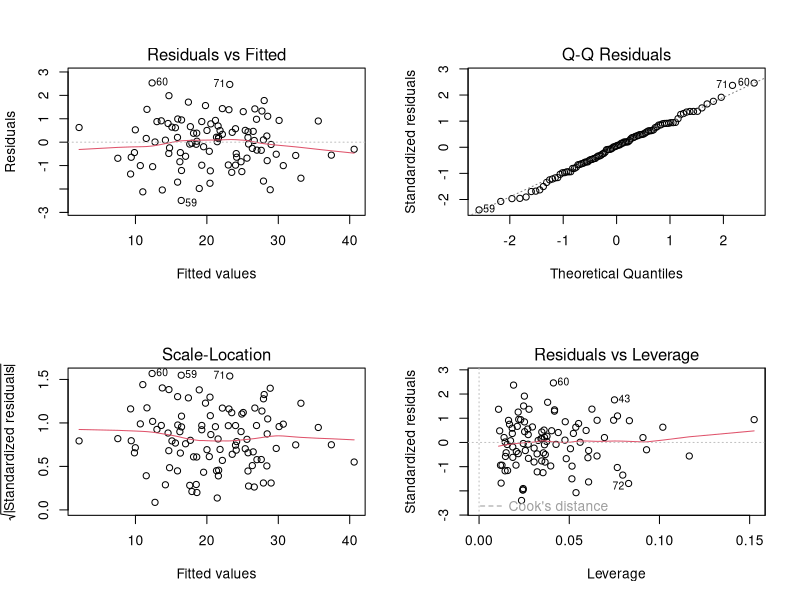

Write R code to recreate this figure.
# Set seed for reproducibility
set.seed(123)

# Number of observations (samples)
n <- 100  

# Number of predictor variables
p <- 3    

# Generate independent variables (X)
X <- matrix(rnorm(n * p, mean = 5, sd = 2), n, p)  # Normal distribution

# Define true regression coefficients (β)
beta0 <- 2
beta <- c(2, -1.5, 3)  # True values of coefficients
b <- c(beta0, beta)

# Generate error term (ε) from normal distribution
epsilon <- rnorm(n, mean = 0, sd = 1)

# Compute response variable Y
Y <- beta0 + X %*% beta + epsilon  # Y = Xβ + ε

# Convert X to a data frame for modeling
df <- as.data.frame(cbind(Y, X))
colnames(df) <- c("Y", "X1", "X2", "X3")  # Naming the variables

# Fit the multivariate regression model
model <- lm(Y ~ X1 + X2 + X3, data = df)

# Display the summary of the regression model
print(summary(model))
est_b <- model$coefficients

# Diagnostic plots to check model assumptions
par(mfrow = c(2, 2))
plot(model)

library(lmtest)
print(bptest(model))

print(norm(b - est_b, type="2"))
